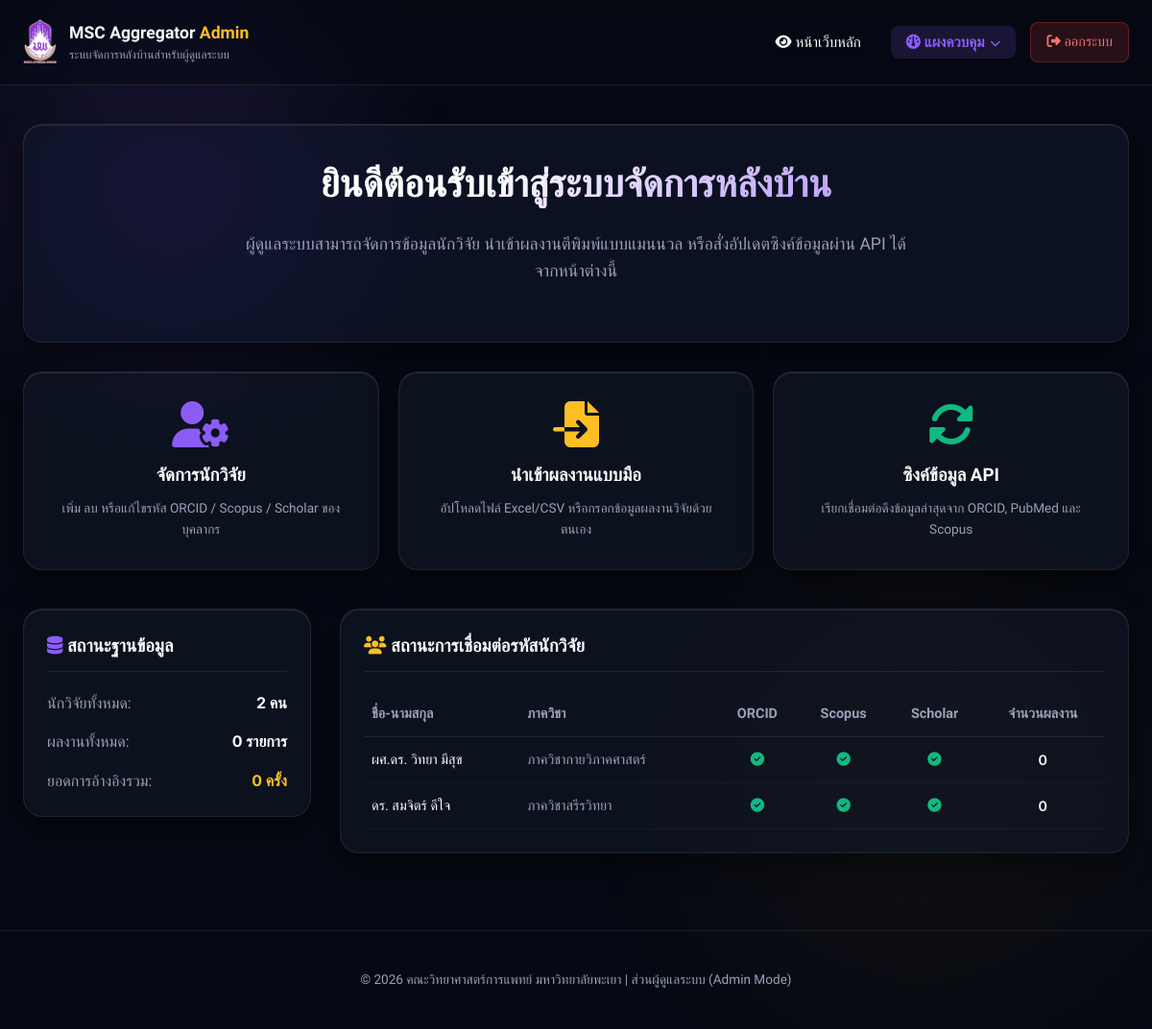
The page /admin/index.php (signed in) on the database its author committed.
### tables this page shows
CREATE TABLE IF NOT EXISTS `researchers` (
    `id` INT AUTO_INCREMENT PRIMARY KEY,
    `title_th` VARCHAR(50) NULL,
    `first_name_th` VARCHAR(100) NOT NULL,
    `last_name_th` VARCHAR(100) NOT NULL,
    `title_en` VARCHAR(50) NULL,
    `first_name_en` VARCHAR(100) NOT NULL,
    `last_name_en` VARCHAR(100) NOT NULL,
    `orcid_id` VARCHAR(50) UNIQUE NULL,
    `scopus_author_id` VARCHAR(50) UNIQUE NULL,
    `pubmed_query` VARCHAR(255) NULL,
    `google_scholar_id` VARCHAR(50) UNIQUE NULL,
    `department` VARCHAR(150) NOT NULL,
    `email` VARCHAR(150) NULL,
    `avatar_url` VARCHAR(255) NULL,
    `researcher_type` VARCHAR(50) DEFAULT 'สายวิชาการ' NOT NULL,
    `h_index_peak` INT NOT NULL DEFAULT 0,
     
     
     
    `is_active` TINYINT(1) NOT NULL DEFAULT 1,
    `created_at` TIMESTAMP DEFAULT CURRENT_TIMESTAMP,
    `updated_at` TIMESTAMP DEFAULT CURRENT_TIMESTAMP ON UPDATE CURRENT_TIMESTAMP
);

### includes/functions.php (called while the page is built, shortened)
<?php
function get_total_publications($pdo) {
    try {
        $stmt = $pdo->query("SELECT COUNT(*) as total FROM `publications`");
        return $stmt->fetch()['total'] ?? 0;
    } catch (PDOException $e) {
        return 0;
    }
}
function get_total_researchers($pdo) {
    try {
        $stmt = $pdo->query("SELECT COUNT(*) as total FROM `researchers`");
        return $stmt->fetch()['total'] ?? 0;
    } catch (PDOException $e) {
        return 0;
    }
}
function get_total_citations($pdo) {
    try {
        $stmt = $pdo->query("SELECT SUM(citation_count) as total FROM `publications`");
        return $stmt->fetch()['total'] ?? 0;
    } catch (PDOException $e) {
        return 0;
    }
}
function get_all_researchers($pdo, $active_only = true) {
    try {
        $where = $active_only ? "WHERE r.is_active = 1" : "";
        $stmt = $pdo->query("
            SELECT r.*, COUNT(rp.publication_id) as pub_count, SUM(p.citation_count) as total_citations
            FROM `researchers` r
            LEFT JOIN `researcher_publications` rp ON r.id = rp.researcher_id
            LEFT JOIN `publications` p ON rp.publication_id = p.id
            {$where}
            GROUP BY r.id
            ORDER BY r.first_name_th ASC
        ");
        return $stmt->fetchAll();
    } catch (PDOException $e) {
        return [];
    }
}

### admin/index.php (the view, shortened to what this page needs)
<?php
require_once __DIR__ . '/admin_header.php';
require_once __DIR__ . '/../includes/functions.php';
$total_pubs = get_total_publications($pdo);
$total_researchers = get_total_researchers($pdo);
$total_citations = get_total_citations($pdo);
$researchers = get_all_researchers($pdo, false);
?>
<div class="hero glass-panel animate-fade-in" style="padding: 30px 20px; margin-bottom: 30px;">
    <h2>ยินดีต้อนรับเข้าสู่ระบบจัดการหลังบ้าน</h2>
    <p>ผู้ดูแลระบบสามารถจัดการข้อมูลนักวิจัย นำเข้าผลงานตีพิมพ์แบบแมนนวล หรือสั่งอัปเดตซิงค์ข้อมูลผ่าน API ได้จากหน้าต่างนี้</p>
</div>
<div class="stats-grid animate-fade-in" style="grid-template-columns: repeat(auto-fit, minmax(280px, 1fr)); margin-bottom: 40px; animation-delay: 0.1s;">
    <a href="researchers.php" class="glass-panel stat-card" style="text-decoration: none; color: inherit; display: flex; flex-direction: column; justify-content: center; align-items: center; padding: 30px;">
        <i class="fa-solid fa-user-gear" style="font-size: 3rem; color: var(--color-primary); margin-bottom: 15px;"></i>
        <h3 style="margin-bottom: 8px;">จัดการนักวิจัย</h3>
        <p style="font-size: 0.85rem; color: var(--color-text-muted);">เพิ่ม ลบ หรือแก้ไขรหัส ORCID / Scopus / Scholar ของบุคลากร</p>
    </a>
    <a href="import.php" class="glass-panel stat-card" style="text-decoration: none; color: inherit; display: flex; flex-direction: column; justify-content: center; align-items: center; padding: 30px;">
        <i class="fa-solid fa-file-import" style="font-size: 3rem; color: var(--color-accent); margin-bottom: 15px;"></i>
        <h3 style="margin-bottom: 8px;">นำเข้าผลงานแบบมือ</h3>
        <p style="font-size: 0.85rem; color: var(--color-text-muted);">อัปโหลดไฟล์ Excel/CSV หรือกรอกข้อมูลผลงานวิจัยด้วยตนเอง</p>
    </a>
    <a href="sync.php" class="glass-panel stat-card" style="text-decoration: none; color: inherit; display: flex; flex-direction: column; justify-content: center; align-items: center; padding: 30px;">
        <i class="fa-solid fa-rotate" style="font-size: 3rem; color: var(--color-success); margin-bottom: 15px;"></i>
        <h3 style="margin-bottom: 8px;">ซิงค์ข้อมูล API</h3>
        <p style="font-size: 0.85rem; color: var(--color-text-muted);">เรียกเชื่อมต่อดึงข้อมูลล่าสุดจาก ORCID, PubMed และ Scopus</p>
    </a>
</div>
<div class="main-grid animate-fade-in" style="animation-delay: 0.2s;">
    <div class="sidebar glass-panel" style="position: static; padding: 24px;">
        <h3 style="margin-bottom: 20px; font-weight: 600; border-bottom: 1px solid var(--border-glass); padding-bottom: 10px;">
            <i class="fa-solid fa-database" style="color: var(--color-primary);"></i> สถานะฐานข้อมูล
        </h3>
        <div style="display: flex; flex-direction: column; gap: 15px;">
            <div style="display: flex; justify-content: space-between; align-items: center;">
                <span style="color: var(--color-text-muted);">นักวิจัยทั้งหมด:</span>
                <strong style="font-family: var(--font-eng);"><?php echo $total_researchers; ?> คน</strong>
            </div>
            <div style="display: flex; justify-content: space-between; align-items: center;">
                <span style="color: var(--color-text-muted);">ผลงานทั้งหมด:</span>
                <strong style="font-family: var(--font-eng);"><?php echo $total_pubs; ?> รายการ</strong>
            </div>
            <div style="display: flex; justify-content: space-between; align-items: center;">
                <span style="color: var(--color-text-muted);">ยอดการอ้างอิงรวม:</span>
                <strong style="color: var(--color-accent); font-family: var(--font-eng);"><?php echo $total_citations; ?> ครั้ง</strong>
            </div>
        </div>
    </div>
    <div class="glass-panel" style="padding: 24px;">
        <h3 style="margin-bottom: 20px; font-weight: 600; border-bottom: 1px solid var(--border-glass); padding-bottom: 10px;">
            <i class="fa-solid fa-users" style="color: var(--color-accent);"></i> สถานะการเชื่อมต่อรหัสนักวิจัย
        </h3>
        <div style="overflow-x: auto;">
            <table style="width: 100%; border-collapse: collapse; text-align: left; font-size: 0.9rem;">
                <thead>
                    <tr style="border-bottom: 1px solid var(--border-glass); color: var(--color-text-muted);">
                        <th style="padding: 12px 8px;">ชื่อ-นามสกุล</th>
                        <th style="padding: 12px 8px;">ภาควิชา</th>
                        <th style="padding: 12px 8px; text-align: center;">ORCID</th>
                        <th style="padding: 12px 8px; text-align: center;">Scopus</th>
                        <th style="padding: 12px 8px; text-align: center;">Scholar</th>
                        <th style="padding: 12px 8px; text-align: center;">จำนวนผลงาน</th>
                    </tr>
                </thead>
                <tbody>
                    <?php if (empty($researchers)): ?>
                        <tr>
                            <td colspan="6" style="padding: 20px; text-align: center; color: var(--color-text-muted);">
                                ยังไม่มีข้อมูลนักวิจัยในระบบ
                            </td>
                        </tr>
                    <?php else: ?>
                        <?php foreach ($researchers as $r): ?>
                            <tr style="border-bottom: 1px solid rgba(255,255,255,0.03);">
                                <td style="padding: 12px 8px; font-weight: 500;">
                                    <?php echo htmlspecialchars(($r['title_th'] ?? '') . ' ' . $r['first_name_th'] . ' ' . $r['last_name_th']); ?>
                                </td>
                                <td style="padding: 12px 8px; color: var(--color-text-muted);">
                                    <?php echo htmlspecialchars($r['department']); ?>
                                </td>
                                <td style="padding: 12px 8px; text-align: center;">
                                    <?php if (!empty($r['orcid_id'])): ?>
                                        <i class="fa-solid fa-circle-check" style="color: var(--color-success);" title="<?php echo htmlspecialchars($r['orcid_id']); ?>"></i>
                                    <?php else: ?>
                                        <i class="fa-solid fa-circle-xmark" style="color: rgba(255,255,255,0.1);"></i>
                                    <?php endif; ?>
                                </td>
                                <td style="padding: 12px 8px; text-align: center;">
                                    <?php if (!empty($r['scopus_author_id'])): ?>
                                        <i class="fa-solid fa-circle-check" style="color: var(--color-success);" title="<?php echo htmlspecialchars($r['scopus_author_id']); ?>"></i>
                                    <?php else: ?>
                                        <i class="fa-solid fa-circle-xmark" style="color: rgba(255,255,255,0.1);"></i>
                                    <?php endif; ?>
                                </td>
                                <td style="padding: 12px 8px; text-align: center;">
                                    <?php if (!empty($r['google_scholar_id'])): ?>
                                        <i class="fa-solid fa-circle-check" style="color: var(--color-success);" title="<?php echo htmlspecialchars($r['google_scholar_id']); ?>"></i>
                                    <?php else: ?>
                                        <i class="fa-solid fa-circle-xmark" style="color: rgba(255,255,255,0.1);"></i>
                                    <?php endif; ?>
                                </td>
                                <td style="padding: 12px 8px; text-align: center; font-weight: 600; font-family: var(--font-eng);">
                                    <?php echo $r['pub_count']; ?>
                                </td>
                            </tr>
                        <?php endforeach; ?>
                    <?php endif; ?>
                </tbody>
            </table>
        </div>
    </div>
</div>
<?php
require_once __DIR__ . '/admin_footer.php';
?>

### assets/css/style.css (style rules this page uses)
:root { --bg-main: #060913; --bg-darker: #03050a; --bg-glass: rgba(17, 24, 39, 0.6); --border-glass: rgba(255, 255, 255, 0.08); --color-primary: #8b5cf6; --color-primary-rgb: 139, 92, 246; --color-secondary: #6366f1; --color-accent: #fbbf24; --color-accent-rgb: 251, 191, 36; --color-text-main: #f8fafc; --color-text-muted: #94a3b8; --color-success: #10b981; --color-info: #0ea5e9; --color-warning: #f59e0b; --font-thai: 'Sarabun', sans-serif; --font-eng: 'Inter', sans-serif; --transition-smooth: all 0.3s cubic-bezier(0.4, 0, 0.2, 1); --shadow-premium: 0 10px 30px rgba(0, 0, 0, 0.5), inset 0 1px 0 rgba(255, 255, 255, 0.1); }
* { margin: 0; padding: 0; box-sizing: border-box; }
body { font-family: var(--font-thai), var(--font-eng), sans-serif; background-color: var(--bg-main); color: var(--color-text-main); min-height: 100vh; line-height: 1.6; overflow-x: hidden; transition: background-color 0.3s ease, color 0.3s ease; }
.glass-panel { background: var(--bg-glass); backdrop-filter: blur(16px) saturate(180%); -webkit-backdrop-filter: blur(16px) saturate(180%); border: 1px solid var(--border-glass); border-radius: 20px; box-shadow: var(--shadow-premium); transition: var(--transition-smooth); }
.hero { text-align: center; margin-bottom: 50px; padding: 60px 20px; position: relative; overflow: hidden; }
.hero h2 { font-size: 2.5rem; margin-bottom: 16px; font-weight: 700; background: linear-gradient(135deg, #ffffff 40%, var(--color-primary) 100%); -webkit-background-clip: text; -webkit-text-fill-color: transparent; }
.hero p { color: var(--color-text-muted); font-size: 1.1rem; max-width: 700px; margin: 0 auto 30px auto; }
.stats-grid { display: grid; grid-template-columns: repeat(auto-fit, minmax(220px, 1fr)); gap: 20px; margin-bottom: 50px; }
.stat-card { padding: 24px; text-align: center; position: relative; }
.main-grid { display: grid; grid-template-columns: 300px 1fr; gap: 30px; align-items: start; margin-bottom: 80px; }
.sidebar { padding: 24px; position: sticky; top: 100px; }
.animate-fade-in { animation: fadeIn 0.6s ease forwards; }

### rows shown on the page
researchers: title_th+first_name_th+last_name_th "ผศ.ดร. วิทยา มีสุข", department "ภาควิชากายวิภาคศาสตร์", pub_count "0"
researchers: title_th+first_name_th+last_name_th "ดร. สมจิตร์ ดีใจ", department "ภาควิชาสรีรวิทยา", pub_count "0"

### other values the page prints
$total_researchers "2"
$total_pubs "0"
$total_citations "0"
